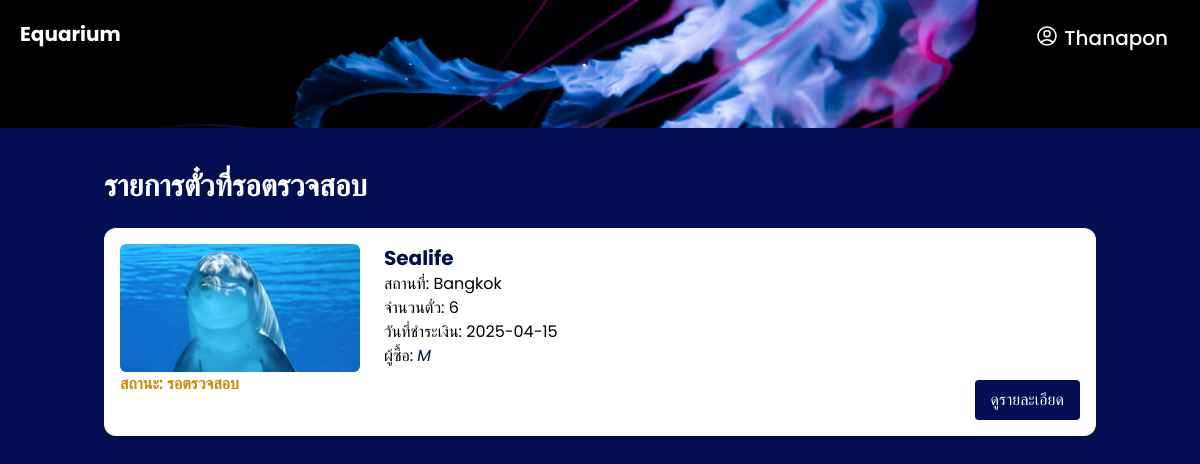
/admin/check_payment.php (signed in), run on the app's committed database.
### tables this page shows
CREATE TABLE `ticket` (
  `id` int(11) NOT NULL,
  `user_id` int(11) NOT NULL,
  `event_id` int(11) NOT NULL,
  `ticket_code` varchar(50) NOT NULL,
  `ticket_date` date NOT NULL,
  `ticket_quantity` int(11) NOT NULL,
  `total_price` decimal(10,2) NOT NULL,
  `created_at` timestamp NOT NULL DEFAULT current_timestamp(),
  `status` varchar(50) DEFAULT 'รอตรวจสอบ',
  `slip_image` varchar(255) DEFAULT NULL,
  `used` varchar(255) DEFAULT NULL
);

CREATE TABLE `events` (
  `event_id` int(11) NOT NULL,
  `name` varchar(100) NOT NULL,
  `image` varchar(255) NOT NULL,
  `location` varchar(100) NOT NULL,
  `activity` varchar(255) NOT NULL,
  `price` decimal(10,2) NOT NULL,
  `created_at` timestamp NOT NULL DEFAULT current_timestamp(),
  `ticket_quantity` int(11) NOT NULL DEFAULT 0
);

CREATE TABLE `users` (
  `id` int(11) NOT NULL,
  `username` varchar(100) NOT NULL,
  `first_name` varchar(50) DEFAULT NULL,
  `last_name` varchar(50) DEFAULT NULL,
  `gender` varchar(15) DEFAULT NULL,
  `dob` date DEFAULT NULL,
  `email` varchar(150) NOT NULL,
  `password` varchar(255) NOT NULL,
  `position` char(1) NOT NULL DEFAULT 'm',
  `creatde_at` timestamp NOT NULL DEFAULT current_timestamp()
);

### admin/check_payment.php (the view, shortened to what this page needs)
<?php
include 'navbar.php';
$conn = new mysqli("localhost", "root", "", "aquarium");
$sql = "SELECT t.*, e.name AS event_name, e.image AS event_image, e.location AS event_location, u.username AS user_name
        FROM ticket t
        JOIN events e ON t.event_id = e.event_id
        JOIN users u ON t.user_id = u.id
        WHERE t.status = 'รอตรวจสอบ'
        ORDER BY t.created_at DESC";
$result = $conn->query($sql);
?>
<!DOCTYPE html>
<html lang="en">
<head>
  <script src="https://cdn.tailwindcss.com"></script>
</head>
<body class="font-poppins bg-mainBlue text-white min-h-screen">
  <header class="relative h-32 bg-cover bg-center" style="background-image: url('image/jellyfish-aquarium-black-background-glowing-white-amoled-3840x2160-2094.jpg');">
    <div class="absolute top-5 left-5 z-10">
      <a href="aquarium.php" class="text-white text-xl font-bold">Equarium</a>
    </div>
  </header>
  <main class="container mx-auto px-4 py-10">
    <h1 class="text-3xl font-bold mb-6">รายการตั๋วที่รอตรวจสอบ</h1>
    <?php if ($result->num_rows > 0): ?>
      <div class="space-y-6">
        <?php while ($ticket = $result->fetch_assoc()): ?>
          <div class="bg-white text-black rounded-xl shadow-md p-4 flex flex-col md:flex-row">
            <div class="md:w-1/4">
              <img src="<?php echo htmlspecialchars($ticket['event_image']); ?>" alt="event" class="w-full h-32 object-cover rounded-md">
            <p class="font-semibold text-yellow-600">สถานะ: <?php echo htmlspecialchars($ticket['status']); ?></p>
            </div>
            <div class="md:w-3/4 md:pl-6 mt-4 md:mt-0">
              <h2 class="text-xl font-bold text-mainBlue"><?php echo htmlspecialchars($ticket['event_name']); ?></h2>
              <p>สถานที่: <?php echo htmlspecialchars($ticket['event_location']); ?></p>
              <p>จำนวนตั๋ว: <?php echo htmlspecialchars($ticket['ticket_quantity']); ?></p>
              <p>วันที่ชำระเงิน: <?php echo htmlspecialchars($ticket['ticket_date']); ?></p>
              <p>ผู้ซื้อ: <span class="italic text-mainBlue"><?php echo htmlspecialchars($ticket['user_name']); ?></span></p>
              <div class="flex justify-end mt-3">
                <a href="admin_ticket_detail.php?id=<?php echo $ticket['id']; ?>" class="bg-mainBlue text-white px-4 py-2 rounded hover:bg-hoverBlue transition">ดูรายละเอียด</a>
              </div>
            </div>
          </div>
        <?php endwhile; ?>
      </div>
    <?php else: ?>
      <p class="text-white">ไม่มีตั๋วที่รอตรวจสอบในขณะนี้</p>
    <?php endif; ?>
  </main>
</body>
</html>

### data on the page
ticket: event.image (picture), status "รอตรวจสอบ", event.name "Sealife", event.location "Bangkok", ticket_quantity "6", ticket_date "2025-04-15", user.username "M"

### other printed values
$_SESSION['user'] "Thanapon"
